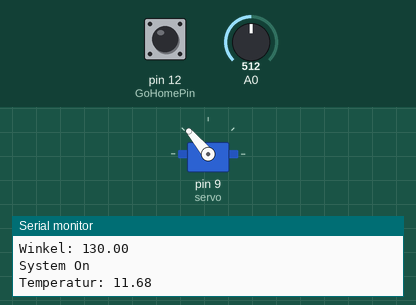
Bench run of a sketch on a simulated Arduino Uno, built with avr-gcc and run on an emulated ATmega328P. Parts: servo, the last lines printed to the serial monitor. Inputs (shaded band) come from the test bench; at power-on: A0 = 512, pin 12 (GoHomePin) HIGH.

Above: at 1.8 s.
1.9 s: A0 set to 122
At 2.7 s:
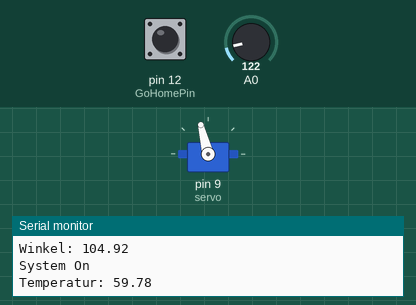
3.5 s: A0 set to 0
At 4.3 s:
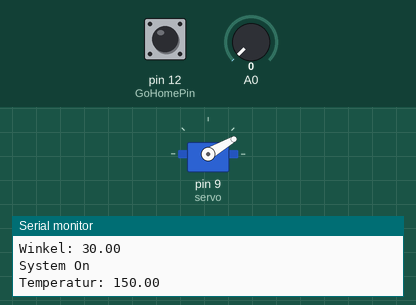
5.5 s: pin 12 (GoHomePin) pulled LOW for 1.2 s
At 6.8 s:
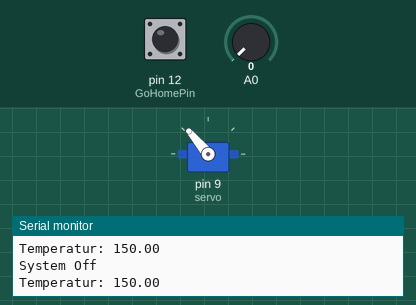
8.2 s: pin 12 (GoHomePin) pulled LOW for 3.2 s
At 13.2 s:
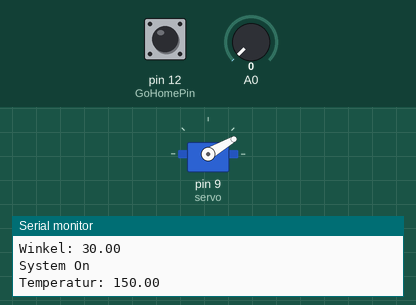
13.5 s: A0 set to 511
At 14.9 s:
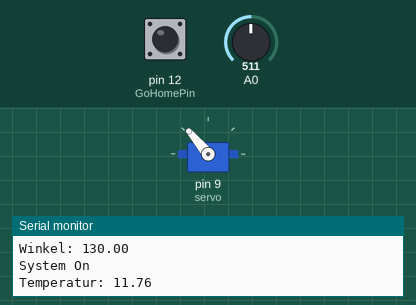
Timing chart, 0 to 16.5 s (numbered marks = the images above; inputs shaded):
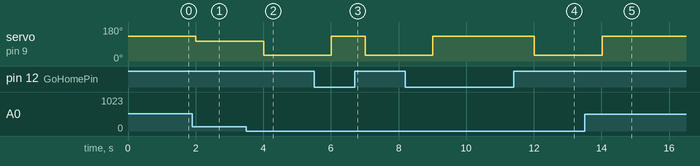

The sketch:

oil_temperature_measurement.ino
```cpp
//made for Arduino Uno
#include "sensor.h"
#include "display.h"

static uint8_t GoHomePin = 12;

void setup(){
	Serial.begin(9600);
	display::init();
	pinMode(GoHomePin, INPUT_PULLUP);
}

void loop(){
	float temperatureCelsius = sensor::getTemperature_Celsius();

	if(digitalRead(GoHomePin)){
		display::setTemperatureDegree(temperatureCelsius);
		Serial.println("System On");
	}
	else{
		display::goHome();
		Serial.println("System Off");
	}
	Serial.print("Temperatur: ");
	Serial.println(temperatureCelsius);
	Serial.println("");
	delay(1000);
}
```

display.cpp
```cpp
#include "display.h"
#include <Servo.h>
#include <Arduino.h>

namespace display{
	static float TemperatureCelsius_to_AngleDegree[][2] = {
	{  12, 130 },
	{  50, 110 },
	{  75,  97 },
	{ 100,  78 },
	{ 110,  66 },
	{ 120,  52 },
	{ 130,  41 },
	{ 140,  35 },
	{ 150,  30 },
	};

	static Servo servo;
	static float MaxAngle = 130;

	static float temperatureCelsiusToAngleDegree(float temperature);

	void init(){
		servo.attach(9);
	}

	void goHome(){
		servo.write(MaxAngle);
	}

	void setTemperatureDegree(float temperature){
		float angle = temperatureCelsiusToAngleDegree(temperature);

		Serial.print("Winkel: ");
		Serial.println(angle);
		servo.write(angle);
	}

	static float temperatureCelsiusToAngleDegree(float temperature){
		const uint8_t NrOfEntries = sizeof(TemperatureCelsius_to_AngleDegree) / sizeof(TemperatureCelsius_to_AngleDegree[0]);

		uint8_t n = 0;
		while(n < NrOfEntries){
			if(temperature < TemperatureCelsius_to_AngleDegree[n][0]){
				break;
			}
			n++;
		}

		if(n <= 0){
			return TemperatureCelsius_to_AngleDegree[0][1];
		}
		else if(n >= NrOfEntries){
			return TemperatureCelsius_to_AngleDegree[NrOfEntries-1][1];
		}
		else{
			float lowerT = TemperatureCelsius_to_AngleDegree[n-1][0];
			float upperT = TemperatureCelsius_to_AngleDegree[n  ][0];
			float lowerA = TemperatureCelsius_to_AngleDegree[n-1][1];
			float upperA = TemperatureCelsius_to_AngleDegree[n  ][1];

			float angleInterpolated = (temperature-lowerT) / (upperT-lowerT) * (upperA-lowerA) + lowerA;

			if(angleInterpolated < 0){
				angleInterpolated = 0;
			}
			else if(angleInterpolated > MaxAngle){
				angleInterpolated = 130;
			}

			return angleInterpolated;
		}
	}
}
```

display.h
```cpp
#pragma once

namespace display{
	void init();
	void goHome();
	void setTemperatureDegree(float angle);
}
```

sensor.cpp
```cpp
#include "sensor.h"
#include <Arduino.h>

namespace sensor{
	// Teilenummer: VDO 323-801-001-010N
	// https://vdo-webshop.nl/de/temperaturgeber/414-vdo-kuhlmitteltemperatursensor-120c-1-2-14-nptf-4103590689665.html
	static float TemperatureCelsius_to_Resistance[][2] = {
	{ -40, 17162.35 },
	{ -35, 12439.50 },
	{ -30,  9134.53 },
	{ -25,  6764.48 },
	{ -20,  5067.60 },
	{ -15,  3833.89 },
	{ -10,  2929.90 },
	{  -5,  2249.44 },
	{   0,  1743.15 },
	{   5,  1364.07 },
	{  10,  1075.63 },
	{  15,   850.09 },
	{  20,   676.95 },
	{  25,   543.54 },
	{  30,   439.29 },
	{  35,   356.64 },
	{  40,   291.46 },
	{  45,   239.56 },
	{  50,   197.29 },
	{  55,   161.46 },
	{  60,   134.03 },
	{  65,   113.96 },
	{  70,    97.05 },
	{  75,    82.36 },
	{  80,    70.12 },
	{  85,    59.73 },
	{  90,    51.21 },
	{  95,    44.32 },
	{ 100,    38.47 },
	{ 105,    33.40 },
	{ 110,    29.12 },
	{ 115,    25.53 },
	{ 120,    22.44 },
	{ 125,    19.75 },
	{ 130,    17.44 },
	{ 135,    15.46 },
	{ 140,    13.75 },
	{ 145,    12.26 },
	{ 150,    10.96 },
	};

	static float resistanceToTemperatureCelsius(float resistance);

	float getTemperature_Celsius(){
		const float AdcCounts = 1024;
		const float ReferenceVoltage = 5;
		const float VoltageDividerResistor = 1000;

		float sensorCounts = (float)analogRead(A0);
		float sensorVoltage = sensorCounts / AdcCounts * ReferenceVoltage;
		float sensorResistance = sensorVoltage * VoltageDividerResistor / (ReferenceVoltage-sensorVoltage);
		return resistanceToTemperatureCelsius(sensorResistance);
	}

	static float resistanceToTemperatureCelsius(float resistance){
		const uint8_t NrOfEntries = sizeof(TemperatureCelsius_to_Resistance) / sizeof(TemperatureCelsius_to_Resistance[0]);

		uint8_t n = 0;
		while(n < NrOfEntries){
			if(resistance > TemperatureCelsius_to_Resistance[n][1]){
				break;
			}
			n++;
		}

		if(n <= 0){
			return TemperatureCelsius_to_Resistance[0][0];
		}
		else if(n >= NrOfEntries){
			return TemperatureCelsius_to_Resistance[NrOfEntries-1][0];
		}
		else{
			float lowerR = TemperatureCelsius_to_Resistance[n-1][1];
			float upperR = TemperatureCelsius_to_Resistance[n  ][1];
			float lowerT = TemperatureCelsius_to_Resistance[n-1][0];
			float upperT = TemperatureCelsius_to_Resistance[n  ][0];

			float rInterpolated = (resistance-lowerR) / (upperR-lowerR) * (upperT-lowerT) + lowerT;
			return rInterpolated;
		}
	}
}
```

sensor.h
```cpp
#pragma once

namespace sensor{
	float getTemperature_Celsius();
}
```

Measured:
- after the input at 1.9 s, servo on pin 9 (servo): 130° → 104° after 0.10 s
- after the input at 3.5 s, servo on pin 9 (servo): 104° → 30° after 0.51 s
- after the input at 5.5 s, servo on pin 9 (servo): 30° → 130° after 0.51 s, → 30° 1.0 s later
- after the input at 8.2 s, servo on pin 9 (servo): 30° → 130° after 0.82 s, → 30° 3.0 s later
- after the input at 13.5 s, servo on pin 9 (servo): 30° → 130° after 0.52 s
